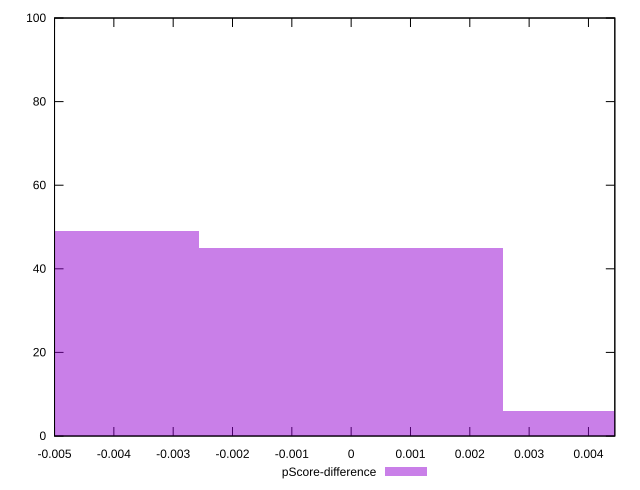

Write the gnuplot code that produced this figure.
reset

$pScoreDifference <<EOF
-0.0051302875550381065 49
0 45
0.0051302875550381065 6
EOF

set key outside below
set boxwidth 0.0051302875550381065
set xrange [-0.0050000000000000044:0.004444444444444473]
set yrange [0:100]
set trange [0:100]
set style fill transparent solid 0.5 noborder
set terminal svg size 640, 490 enhanced background rgb 'white'
set output "report_00015_2021-02-09T16-11-33.973Z/uses-webp-images/samples/pages+cached+noadtech/pScore-difference/histogram.svg"

plot $pScoreDifference title "pScore-difference" with boxes

reset
